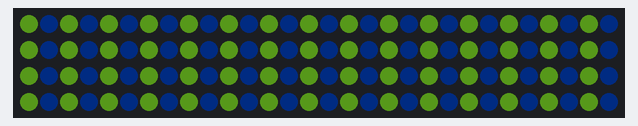
Bench run of a sketch on a simulated Arduino Uno, built with avr-gcc and run on an emulated ATmega328P. Parts: 120 RGB LEDs in strip order, left to right, continuing on the next row. Dim RGB values are drawn brighter than linear.

Above: at 0.1 s.
At 0.6 s:
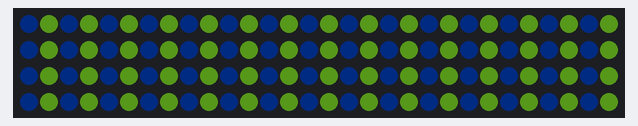

Measured:
- what the display in image 1 shows lasts 0.5 s, from 0.5 s to 1.0 s

The sketch:

seahawks.ino
```cpp
#include <Adafruit_NeoPixel.h>

#define PIN 6
#define NUM_PIXELS 120

Adafruit_NeoPixel strip = Adafruit_NeoPixel(NUM_PIXELS, PIN);

int delayval = 500;  // delay between changing the state of LEDs

void setup() {
  strip.begin();
  strip.show();
}

void loop() {
  const uint32_t navy = strip.Color(0, 21, 50);
  const uint32_t green = strip.Color(115, 190, 35);
  strip.setBrightness(30);
  for (int i = 0; i < NUM_PIXELS; i++) {
    if (i % 2) {
      strip.setPixelColor(i, navy);
    } else {
      strip.setPixelColor(i, green);
    }
  }

  strip.show();
  delay(delayval);

  for (int i = 0; i < NUM_PIXELS; i++) {
    if (i % 2) {
      strip.setPixelColor(i, green);
    } else {
      strip.setPixelColor(i, navy);
    }
  }

  strip.show();
  delay(delayval);
}
```
